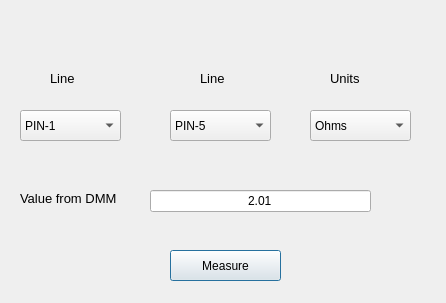
<?xml version="1.0" encoding="UTF-8"?>
<ui version="4.0">
 <class>Dialog_Manual_Test</class>
 <widget class="QDialog" name="Dialog_Manual_Test">
  <property name="geometry">
   <rect>
    <x>0</x>
    <y>0</y>
    <width>446</width>
    <height>303</height>
   </rect>
  </property>
  <property name="windowTitle">
   <string>Manual Test</string>
  </property>
  <widget class="QLabel" name="label">
   <property name="geometry">
    <rect>
     <x>50</x>
     <y>70</y>
     <width>55</width>
     <height>16</height>
    </rect>
   </property>
   <property name="font">
    <font>
     <pointsize>10</pointsize>
    </font>
   </property>
   <property name="text">
    <string>Line</string>
   </property>
  </widget>
  <widget class="QComboBox" name="comboBox_line1">
   <property name="geometry">
    <rect>
     <x>20</x>
     <y>110</y>
     <width>101</width>
     <height>31</height>
    </rect>
   </property>
   <item>
    <property name="text">
     <string>PIN-1</string>
    </property>
   </item>
  </widget>
  <widget class="QLabel" name="label_2">
   <property name="geometry">
    <rect>
     <x>200</x>
     <y>70</y>
     <width>55</width>
     <height>16</height>
    </rect>
   </property>
   <property name="font">
    <font>
     <pointsize>10</pointsize>
    </font>
   </property>
   <property name="text">
    <string>Line</string>
   </property>
  </widget>
  <widget class="QComboBox" name="comboBox_Line2">
   <property name="geometry">
    <rect>
     <x>170</x>
     <y>110</y>
     <width>101</width>
     <height>31</height>
    </rect>
   </property>
   <item>
    <property name="text">
     <string>PIN-5</string>
    </property>
   </item>
  </widget>
  <widget class="QLabel" name="label_3">
   <property name="geometry">
    <rect>
     <x>330</x>
     <y>70</y>
     <width>55</width>
     <height>16</height>
    </rect>
   </property>
   <property name="font">
    <font>
     <pointsize>10</pointsize>
    </font>
   </property>
   <property name="text">
    <string>Units</string>
   </property>
  </widget>
  <widget class="QComboBox" name="comboBox_Units">
   <property name="geometry">
    <rect>
     <x>310</x>
     <y>110</y>
     <width>101</width>
     <height>31</height>
    </rect>
   </property>
   <item>
    <property name="text">
     <string>Ohms</string>
    </property>
   </item>
  </widget>
  <widget class="QLabel" name="label_4">
   <property name="geometry">
    <rect>
     <x>20</x>
     <y>190</y>
     <width>131</width>
     <height>16</height>
    </rect>
   </property>
   <property name="font">
    <font>
     <pointsize>10</pointsize>
    </font>
   </property>
   <property name="text">
    <string>Value from DMM</string>
   </property>
  </widget>
  <widget class="QLineEdit" name="lineEdit_VFDMM">
   <property name="geometry">
    <rect>
     <x>150</x>
     <y>190</y>
     <width>221</width>
     <height>22</height>
    </rect>
   </property>
   <property name="text">
    <string>2.01</string>
   </property>
   <property name="alignment">
    <set>Qt::AlignCenter</set>
   </property>
  </widget>
  <widget class="QPushButton" name="pushButton_Measure">
   <property name="geometry">
    <rect>
     <x>170</x>
     <y>250</y>
     <width>111</width>
     <height>31</height>
    </rect>
   </property>
   <property name="text">
    <string>Measure</string>
   </property>
  </widget>
 </widget>
 <resources/>
 <connections/>
</ui>
